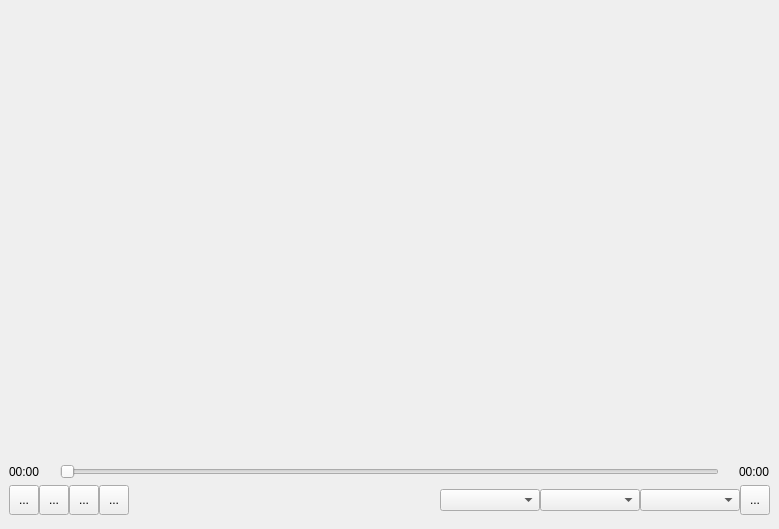
<?xml version="1.0" encoding="UTF-8"?>
<ui version="4.0">
 <class>VideoPlayer</class>
 <widget class="QMainWindow" name="VideoPlayer">
  <property name="geometry">
   <rect>
    <x>0</x>
    <y>0</y>
    <width>773</width>
    <height>529</height>
   </rect>
  </property>
  <property name="windowTitle">
   <string>MainWindow</string>
  </property>
  <property name="animated">
   <bool>true</bool>
  </property>
  <widget class="QWidget" name="centralwidget">
   <layout class="QVBoxLayout" name="verticalLayout_2">
    <item>
     <widget class="QFrame" name="videoFrame">
      <property name="sizePolicy">
       <sizepolicy hsizetype="Expanding" vsizetype="Expanding">
        <horstretch>0</horstretch>
        <verstretch>0</verstretch>
       </sizepolicy>
      </property>
      <property name="frameShape">
       <enum>QFrame::Shape::NoFrame</enum>
      </property>
      <property name="frameShadow">
       <enum>QFrame::Shadow::Plain</enum>
      </property>
      <property name="lineWidth">
       <number>0</number>
      </property>
     </widget>
    </item>
    <item>
     <widget class="QFrame" name="frame">
      <property name="minimumSize">
       <size>
        <width>761</width>
        <height>61</height>
       </size>
      </property>
      <property name="maximumSize">
       <size>
        <width>16777215</width>
        <height>61</height>
       </size>
      </property>
      <property name="frameShape">
       <enum>QFrame::Shape::NoFrame</enum>
      </property>
      <property name="frameShadow">
       <enum>QFrame::Shadow::Plain</enum>
      </property>
      <property name="lineWidth">
       <number>0</number>
      </property>
      <layout class="QVBoxLayout" name="verticalLayout">
       <property name="spacing">
        <number>0</number>
       </property>
       <property name="leftMargin">
        <number>0</number>
       </property>
       <property name="topMargin">
        <number>0</number>
       </property>
       <property name="rightMargin">
        <number>0</number>
       </property>
       <property name="bottomMargin">
        <number>0</number>
       </property>
       <item>
        <layout class="QHBoxLayout" name="horizontalLayout">
         <item>
          <widget class="QLabel" name="labelCurrent">
           <property name="minimumSize">
            <size>
             <width>31</width>
             <height>16</height>
            </size>
           </property>
           <property name="maximumSize">
            <size>
             <width>50</width>
             <height>16</height>
            </size>
           </property>
           <property name="text">
            <string>00:00</string>
           </property>
          </widget>
         </item>
         <item>
          <spacer name="horizontalSpacer_2">
           <property name="orientation">
            <enum>Qt::Orientation::Horizontal</enum>
           </property>
           <property name="sizeType">
            <enum>QSizePolicy::Policy::Fixed</enum>
           </property>
           <property name="sizeHint" stdset="0">
            <size>
             <width>20</width>
             <height>20</height>
            </size>
           </property>
          </spacer>
         </item>
         <item>
          <widget class="QSlider" name="horizontalSlider">
           <property name="orientation">
            <enum>Qt::Orientation::Horizontal</enum>
           </property>
          </widget>
         </item>
         <item>
          <spacer name="horizontalSpacer_3">
           <property name="orientation">
            <enum>Qt::Orientation::Horizontal</enum>
           </property>
           <property name="sizeType">
            <enum>QSizePolicy::Policy::Fixed</enum>
           </property>
           <property name="sizeHint" stdset="0">
            <size>
             <width>20</width>
             <height>20</height>
            </size>
           </property>
          </spacer>
         </item>
         <item>
          <widget class="QLabel" name="labelTotal">
           <property name="minimumSize">
            <size>
             <width>31</width>
             <height>16</height>
            </size>
           </property>
           <property name="maximumSize">
            <size>
             <width>50</width>
             <height>16</height>
            </size>
           </property>
           <property name="text">
            <string>00:00</string>
           </property>
          </widget>
         </item>
        </layout>
       </item>
       <item>
        <layout class="QHBoxLayout" name="horizontalLayout_2">
         <item>
          <widget class="QToolButton" name="toolButtonStartPause">
           <property name="minimumSize">
            <size>
             <width>30</width>
             <height>30</height>
            </size>
           </property>
           <property name="maximumSize">
            <size>
             <width>30</width>
             <height>30</height>
            </size>
           </property>
           <property name="text">
            <string>...</string>
           </property>
           <property name="icon">
            <iconset theme="QIcon::ThemeIcon::MediaPlaybackStart"/>
           </property>
          </widget>
         </item>
         <item>
          <widget class="QToolButton" name="toolButtonEnd">
           <property name="minimumSize">
            <size>
             <width>30</width>
             <height>30</height>
            </size>
           </property>
           <property name="maximumSize">
            <size>
             <width>30</width>
             <height>30</height>
            </size>
           </property>
           <property name="text">
            <string>...</string>
           </property>
           <property name="icon">
            <iconset theme="QIcon::ThemeIcon::MediaPlaybackStop"/>
           </property>
          </widget>
         </item>
         <item>
          <widget class="QToolButton" name="toolButtonBackward">
           <property name="minimumSize">
            <size>
             <width>30</width>
             <height>30</height>
            </size>
           </property>
           <property name="maximumSize">
            <size>
             <width>30</width>
             <height>30</height>
            </size>
           </property>
           <property name="text">
            <string>...</string>
           </property>
           <property name="icon">
            <iconset theme="QIcon::ThemeIcon::MediaSeekBackward"/>
           </property>
          </widget>
         </item>
         <item>
          <widget class="QToolButton" name="toolButtonForward">
           <property name="minimumSize">
            <size>
             <width>30</width>
             <height>30</height>
            </size>
           </property>
           <property name="maximumSize">
            <size>
             <width>30</width>
             <height>30</height>
            </size>
           </property>
           <property name="text">
            <string>...</string>
           </property>
           <property name="icon">
            <iconset theme="QIcon::ThemeIcon::MediaSeekForward"/>
           </property>
          </widget>
         </item>
         <item>
          <spacer name="horizontalSpacer">
           <property name="orientation">
            <enum>Qt::Orientation::Horizontal</enum>
           </property>
           <property name="sizeHint" stdset="0">
            <size>
             <width>40</width>
             <height>20</height>
            </size>
           </property>
          </spacer>
         </item>
         <item>
          <widget class="QComboBox" name="comboBoxVideoTrack">
           <property name="sizePolicy">
            <sizepolicy hsizetype="Preferred" vsizetype="Preferred">
             <horstretch>0</horstretch>
             <verstretch>0</verstretch>
            </sizepolicy>
           </property>
           <property name="minimumSize">
            <size>
             <width>100</width>
             <height>22</height>
            </size>
           </property>
           <property name="maximumSize">
            <size>
             <width>200</width>
             <height>22</height>
            </size>
           </property>
          </widget>
         </item>
         <item>
          <widget class="QComboBox" name="comboBoxSoundTrack">
           <property name="sizePolicy">
            <sizepolicy hsizetype="Preferred" vsizetype="Preferred">
             <horstretch>0</horstretch>
             <verstretch>0</verstretch>
            </sizepolicy>
           </property>
           <property name="minimumSize">
            <size>
             <width>100</width>
             <height>22</height>
            </size>
           </property>
           <property name="maximumSize">
            <size>
             <width>200</width>
             <height>22</height>
            </size>
           </property>
          </widget>
         </item>
         <item>
          <widget class="QComboBox" name="comboBoxAssTrack">
           <property name="sizePolicy">
            <sizepolicy hsizetype="Preferred" vsizetype="Preferred">
             <horstretch>0</horstretch>
             <verstretch>0</verstretch>
            </sizepolicy>
           </property>
           <property name="minimumSize">
            <size>
             <width>100</width>
             <height>22</height>
            </size>
           </property>
           <property name="maximumSize">
            <size>
             <width>200</width>
             <height>22</height>
            </size>
           </property>
          </widget>
         </item>
         <item>
          <widget class="QToolButton" name="toolButtonFullscreen">
           <property name="minimumSize">
            <size>
             <width>30</width>
             <height>30</height>
            </size>
           </property>
           <property name="maximumSize">
            <size>
             <width>30</width>
             <height>30</height>
            </size>
           </property>
           <property name="text">
            <string>...</string>
           </property>
           <property name="icon">
            <iconset theme="QIcon::ThemeIcon::ViewFullscreen"/>
           </property>
          </widget>
         </item>
        </layout>
       </item>
      </layout>
     </widget>
    </item>
   </layout>
  </widget>
 </widget>
 <resources/>
 <connections/>
</ui>
